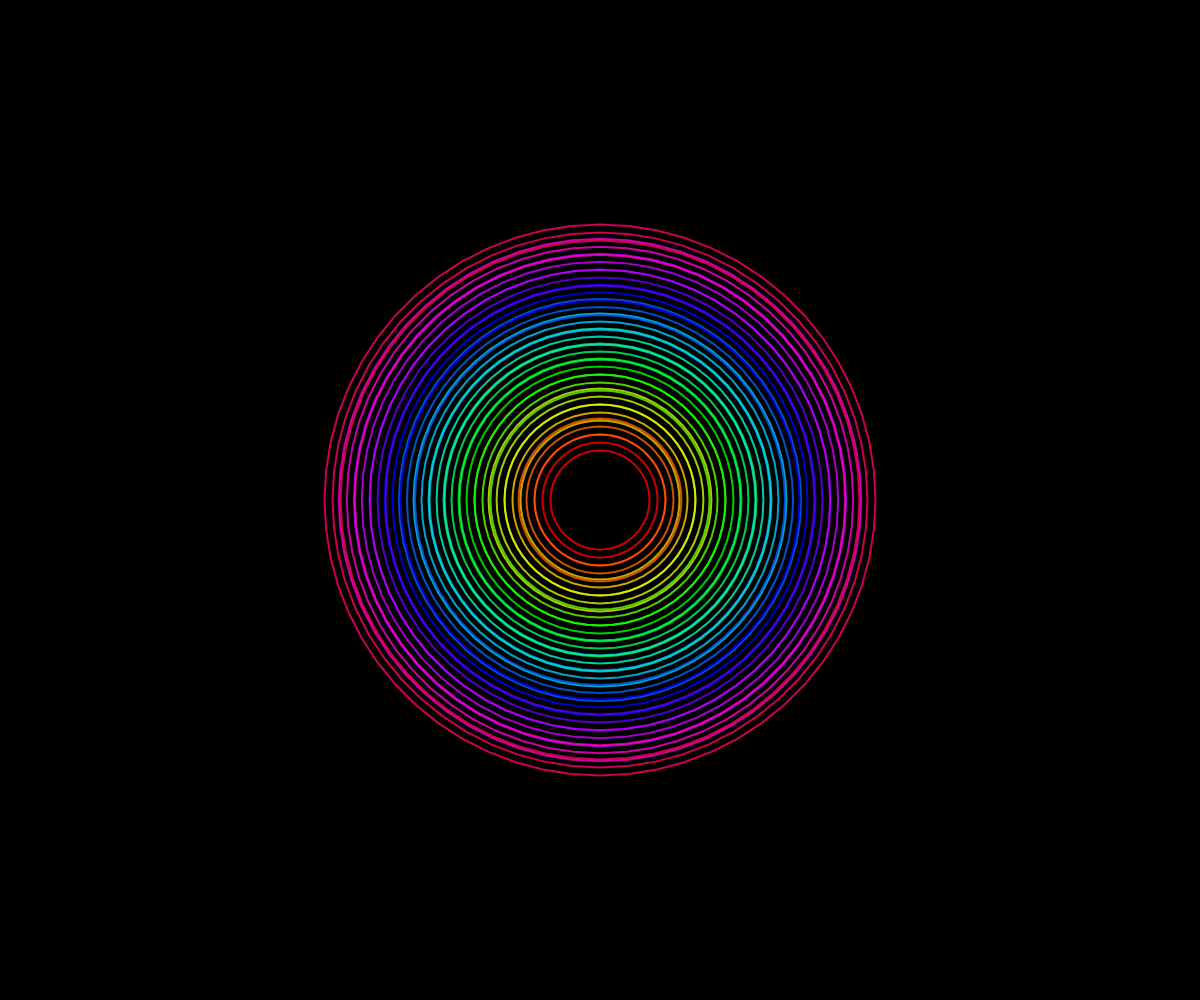
Frame 1 (no input)
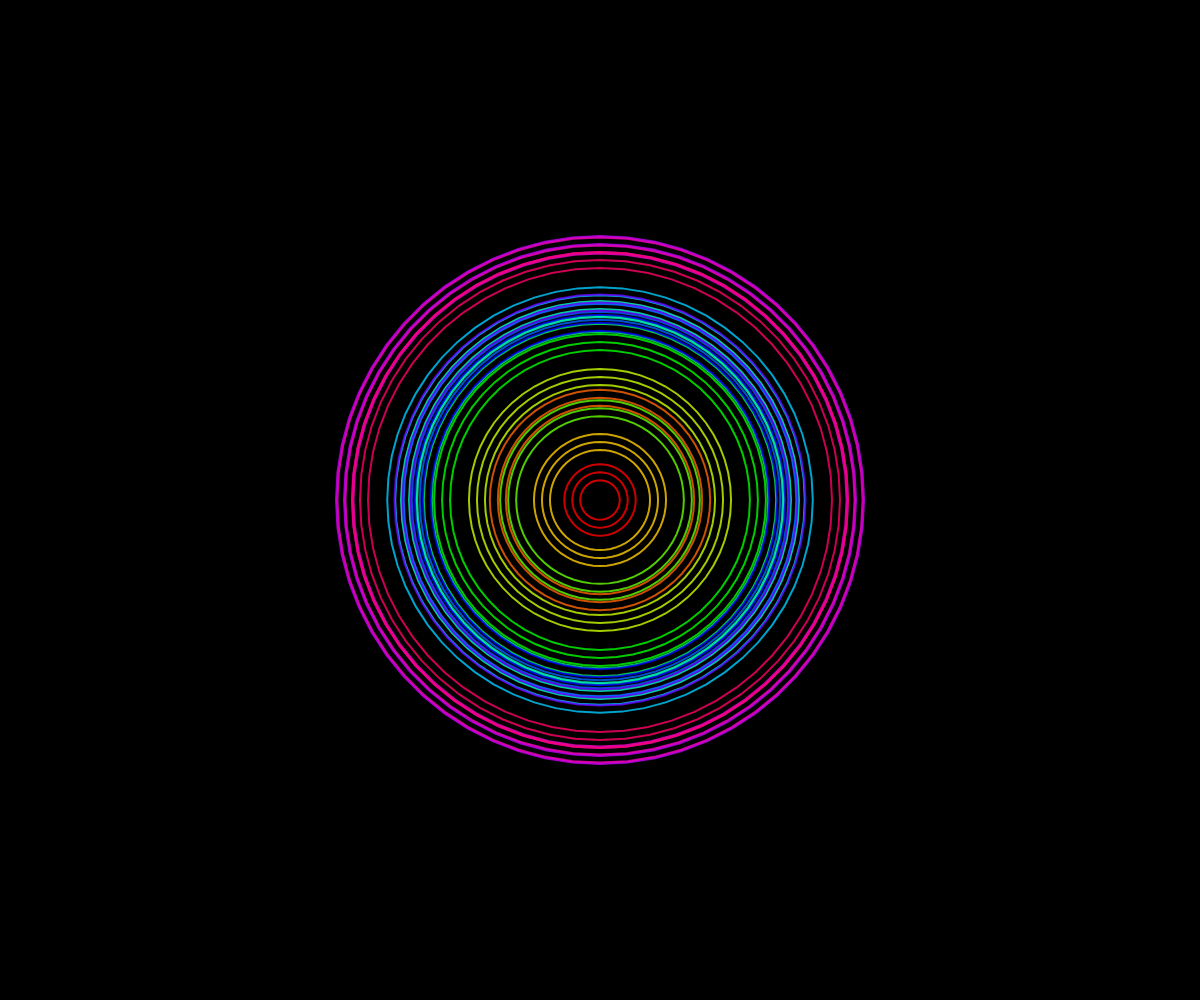
Frame 60 (no input)
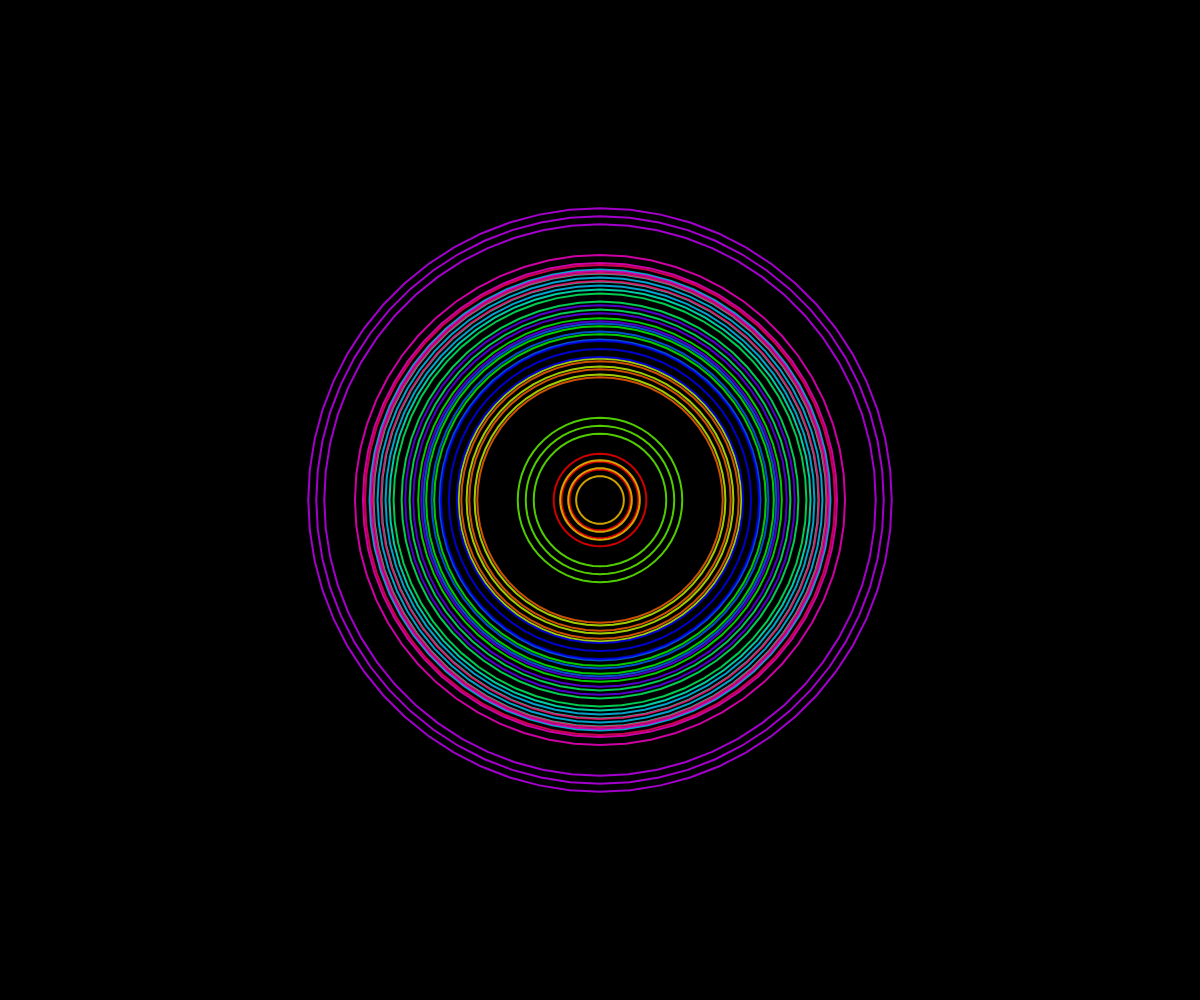
Frame 120 (the mouse pressed at the canvas centre since frame 60)

The p5.js sketch that drew these frames (run headless with seeded random() and noise() and a simulated clock; from frame 60 on, the mouse is pressed at the canvas centre):

// p5.js sketch
// ── sketch.js
let rings = [];
const numRings = 15;
const baseRadius = 50;
const maxRadius = 300;
const motionSpeed = 0.02;

function setup() {
  createCanvas(windowWidth, windowHeight);
  colorMode(HSB, 360, 100, 100, 1);
  
  // Initialize rings with varying colors and offsets
  for (let i = 0; i < numRings; i++) {
    const hue = (i * 24) % 360;
    rings.push({
      hue: hue,
      radius: baseRadius + i * 15,
      speed: 0.005 + i * 0.0005,
      phase: random(TWO_PI),
      spiralSpeed: 0.002 + i * 0.0003
    });
  }
}

function draw() {
  background(0, 0, 0);
  
  // Center of canvas
  const cx = width / 2;
  const cy = height / 2;
  
  // Draw each ring
  for (let i = 0; i < rings.length; i++) {
    const ring = rings[i];
    
    // Update radius with pulsing motion
    const pulse = sin(frameCount * ring.speed + ring.phase) * 0.5;
    ring.radius += pulse;
    
    // Keep radius within bounds
    if (ring.radius < 10) ring.radius = baseRadius + i * 15;
    if (ring.radius > maxRadius) ring.radius = maxRadius;
    
    // Update spiral motion
    const spiral = sin(frameCount * ring.spiralSpeed) * 0.2;
    const spiralRadius = ring.radius - spiral * 20;
    
    // Set color with slight variation
    stroke(ring.hue, 100, 100, 0.8);
    noFill();
    
    // Draw multiple concentric circles per ring
    for (let j = 0; j < 3; j++) {
      const circleRadius = spiralRadius + j * 8;
      strokeWeight(2);
      
      // Use a phase offset to animate each ring differently
      const points = 60;
      
      beginShape();
      for (let a = 0; a < TWO_PI; a += TWO_PI / points) {
        const x = cx + cos(a) * circleRadius;
        const y = cy + sin(a) * circleRadius;
        vertex(x, y);
      }
      endShape(CLOSE);
    }
  }
}

function windowResized() {
  resizeCanvas(windowWidth, windowHeight);
}
